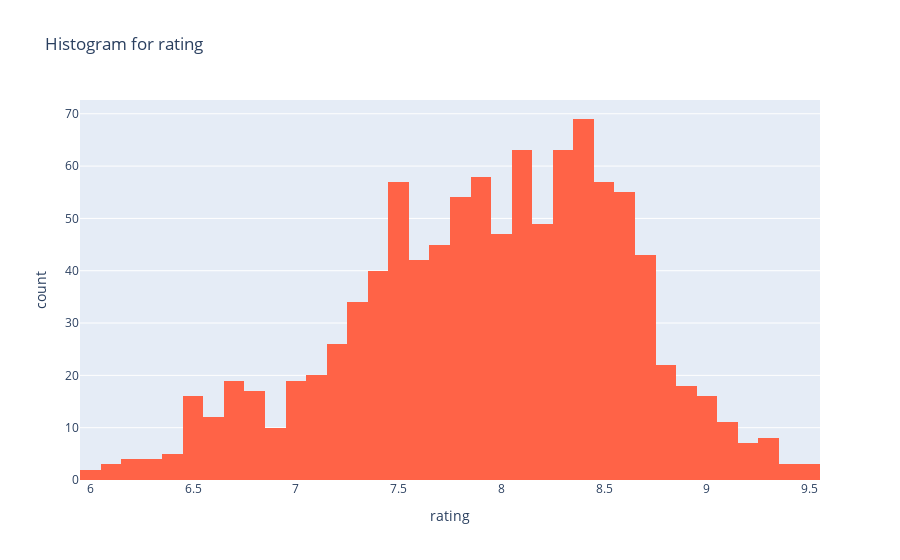
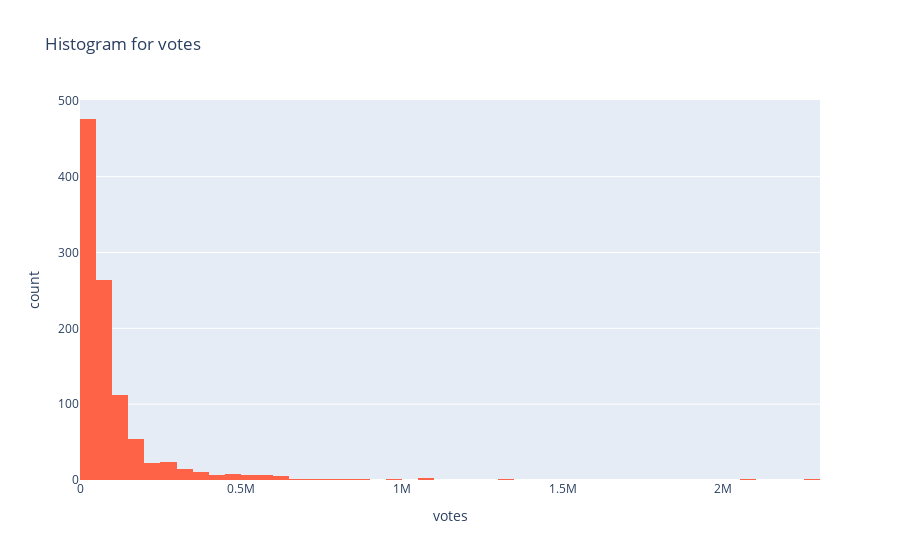
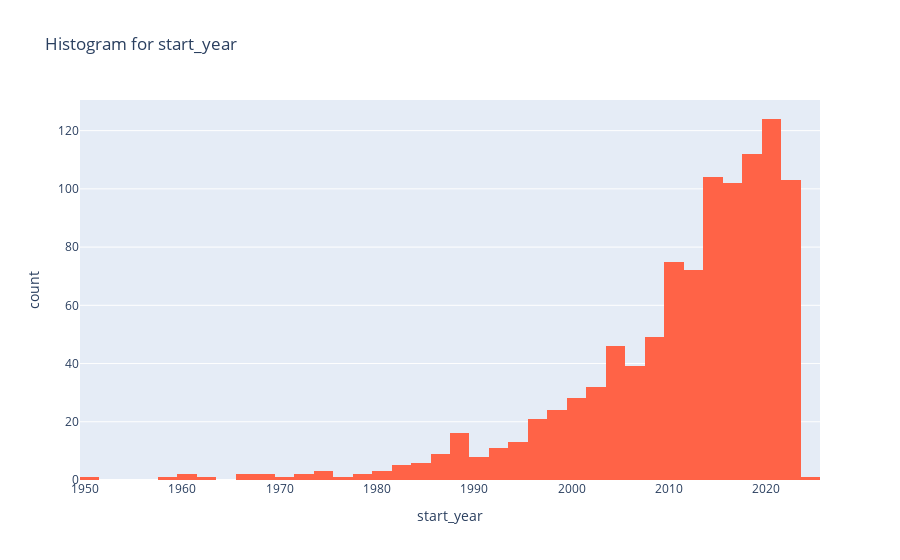

Notebook code for these charts, in order:
### Code cell
import plotly.express as px

# Assuming 'movie' is your DataFrame
numeric_columns = series.select_dtypes(include='number')
# Create histograms for each numeric column
for column in numeric_columns.columns:
    fig = px.histogram(series, x=column, title=f'Histogram for {column}',color_discrete_sequence=['Tomato'])
    fig.show()

### Figure 1 — Plotly figure (JSON) as saved in the notebook; plotly's stock layout.template omitted (floating-point values rounded to 4 significant figures; data arrays with more than 128 entries replaced by an {"elided": "..."} marker saying what was removed)
{"data": [{"alignmentgroup": "True", "bingroup": "x", "hovertemplate": "rating=%{x}<br>count=%{y}<extra></extra>", "legendgroup": "", "marker": {"color": "Tomato", "pattern": {"shape": ""}}, "name": "", "offsetgroup": "", "orientation": "v", "showlegend": false, "type": "histogram", "x": {"elided": "1021 float values"}, "xaxis": "x", "yaxis": "y"}], "layout": {"barmode": "relative", "legend": {"tracegroupgap": 0}, "title": {"text": "Histogram for rating"}, "xaxis": {"anchor": "y", "domain": [0, 1], "title": {"text": "rating"}}, "yaxis": {"anchor": "x", "domain": [0, 1], "title": {"text": "count"}}}}

### Figure 2 — Plotly figure (JSON) as saved in the notebook; plotly's stock layout.template omitted (floating-point values rounded to 4 significant figures; data arrays with more than 128 entries replaced by an {"elided": "..."} marker saying what was removed)
{"data": [{"alignmentgroup": "True", "bingroup": "x", "hovertemplate": "votes=%{x}<br>count=%{y}<extra></extra>", "legendgroup": "", "marker": {"color": "Tomato", "pattern": {"shape": ""}}, "name": "", "offsetgroup": "", "orientation": "v", "showlegend": false, "type": "histogram", "x": {"elided": "1021 int values"}, "xaxis": "x", "yaxis": "y"}], "layout": {"barmode": "relative", "legend": {"tracegroupgap": 0}, "title": {"text": "Histogram for votes"}, "xaxis": {"anchor": "y", "domain": [0, 1], "title": {"text": "votes"}}, "yaxis": {"anchor": "x", "domain": [0, 1], "title": {"text": "count"}}}}

### Figure 3 — Plotly figure (JSON) as saved in the notebook; plotly's stock layout.template omitted (floating-point values rounded to 4 significant figures; data arrays with more than 128 entries replaced by an {"elided": "..."} marker saying what was removed)
{"data": [{"alignmentgroup": "True", "bingroup": "x", "hovertemplate": "start_year=%{x}<br>count=%{y}<extra></extra>", "legendgroup": "", "marker": {"color": "Tomato", "pattern": {"shape": ""}}, "name": "", "offsetgroup": "", "orientation": "v", "showlegend": false, "type": "histogram", "x": {"elided": "1021 int values"}, "xaxis": "x", "yaxis": "y"}], "layout": {"barmode": "relative", "legend": {"tracegroupgap": 0}, "title": {"text": "Histogram for start_year"}, "xaxis": {"anchor": "y", "domain": [0, 1], "title": {"text": "start_year"}}, "yaxis": {"anchor": "x", "domain": [0, 1], "title": {"text": "count"}}}}
